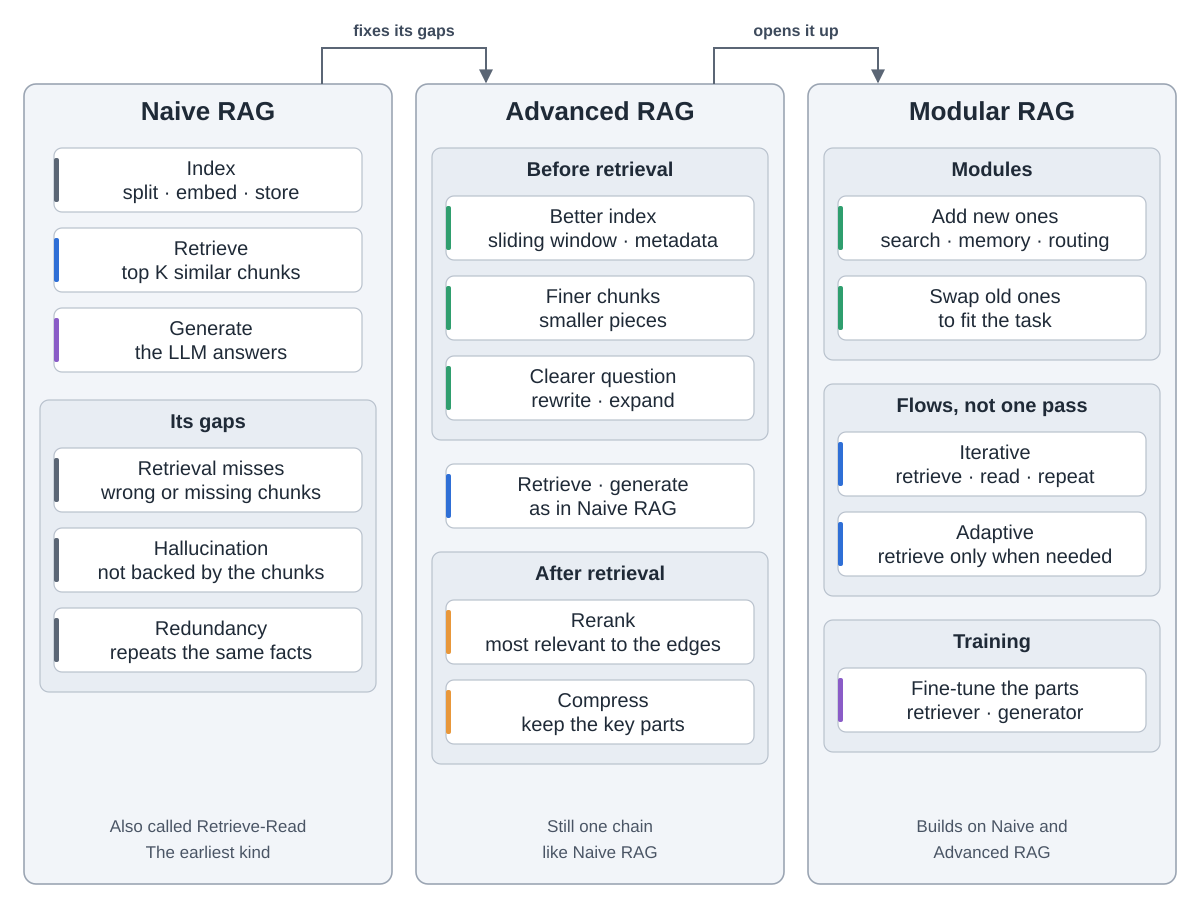

Python code for this plot:
"""The three RAG paradigms side by side: Naive RAG, Advanced RAG, Modular RAG.
Not steps of one run: each paradigm grew out of the one before it, so the groups are unnumbered and the
arrows between them name that relation. Module and pattern details have their own figure (modular.svg).
Drawn from Gao et al., "Retrieval-Augmented Generation for Large Language Models: A Survey",
arXiv:2312.10997v5 (Section II.A Naive RAG, II.B Advanced RAG, II.C Modular RAG, Fig. 3).
Run: python3 paradigms.py"""
import sys
from pathlib import Path

sys.path.insert(0, str(Path(__file__).resolve().parents[2] / "tools"))
from archdiagram import Diagram, C3, CW3  # noqa: E402

d = Diagram("Three kinds of RAG",
            "Three ways to build RAG, side by side; each grew out of the one before. "
            "Naive RAG, the earliest: index the documents, retrieve the top K chunks, and let the LLM "
            "generate the answer, also called Retrieve-Read. Its gaps: retrieval misses, picking wrong "
            "chunks or missing key facts; hallucination, an answer the chunks do not support; and "
            "redundancy, the same facts from several sources, so the answer repeats itself. "
            "Advanced RAG fixes those gaps but is still one chain. Before retrieval it improves the index "
            "with a sliding window and metadata, cuts finer chunks, and makes the question clearer by rewriting "
            "or expanding it. Retrieve and generate stay as in Naive RAG. After retrieval it reranks the "
            "chunks, moving the most relevant to the edges of the prompt, and compresses them to the key parts. "
            "Modular RAG builds on both and opens the chain into modules. You can add new modules, such as "
            "search, memory and routing, or swap existing ones. The flow need not be one pass: it can "
            "retrieve iteratively, or adaptively, deciding whether to retrieve at all. Parts such as the "
            "retriever and the generator can be fine-tuned.")

x1, x2, x3 = C3
TOP, GH = 84, 800
SW, CW = CW3 - 32, CW3 - 60  # sub-group and card widths


def sub_cards(x, y, title, cards):
    """A sub-group with a title and cards, 16 px inside the column; returns its bottom."""
    h = 52 + len(cards) * 80
    d.sub(x + 16, y, SW, h, title)
    for i, (label, kind) in enumerate(cards):
        d.card(x + 30, y + 48 + i * 80, label, kind, w=CW, h=64)
    return y + h


d.group(x1, TOP, CW3, GH, "Naive RAG")
d.column(x1, TOP, [("Index|split · embed · store", "data"),
                   ("Retrieve|top K similar chunks", "coding"),
                   ("Generate|the LLM answers", "write")], w=CW)
sub_cards(x1, TOP + 316, "Its gaps", [("Retrieval misses|wrong or missing chunks", "data"),
                                      ("Hallucination|not backed by the chunks", "data"),
                                      ("Redundancy|repeats the same facts", "data")])
d.notes(x1, TOP, GH, "Also called Retrieve-Read", "The earliest kind", w=CW3)

d.group(x2, TOP, CW3, GH, "Advanced RAG")
y = sub_cards(x2, TOP + 64, "Before retrieval", [("Better index|sliding window · metadata", "plan"),
                                                 ("Finer chunks|smaller pieces", "plan"),
                                                 ("Clearer question|rewrite · expand", "plan")])
d.card(x2 + 30, y + 24, "Retrieve · generate|as in Naive RAG", "coding", w=CW, h=64)
sub_cards(x2, y + 112, "After retrieval", [("Rerank|most relevant to the edges", "critic"),
                                           ("Compress|keep the key parts", "critic")])
d.notes(x2, TOP, GH, "Still one chain", "like Naive RAG", w=CW3)

d.group(x3, TOP, CW3, GH, "Modular RAG")
y = sub_cards(x3, TOP + 64, "Modules", [("Add new ones|search · memory · routing", "plan"),
                                        ("Swap old ones|to fit the task", "plan")])
y = sub_cards(x3, y + 24, "Flows, not one pass", [("Iterative|retrieve · read · repeat", "coding"),
                                                  ("Adaptive|retrieve only when needed", "coding")])
sub_cards(x3, y + 24, "Training", [("Fine-tune the parts|retriever · generator", "write")])
d.notes(x3, TOP, GH, "Builds on Naive and", "Advanced RAG", w=CW3)

d.arrow(f"M{x1 + CW3 - 70} {TOP}V48H{x2 + 70}V{TOP - 2}", label="fixes its gaps", at=(x1 + CW3 + 12, 36))
d.arrow(f"M{x2 + CW3 - 70} {TOP}V48H{x3 + 70}V{TOP - 2}", label="opens it up", at=(x2 + CW3 + 12, 36))

d.save(Path(__file__).with_name("paradigms.svg"))
